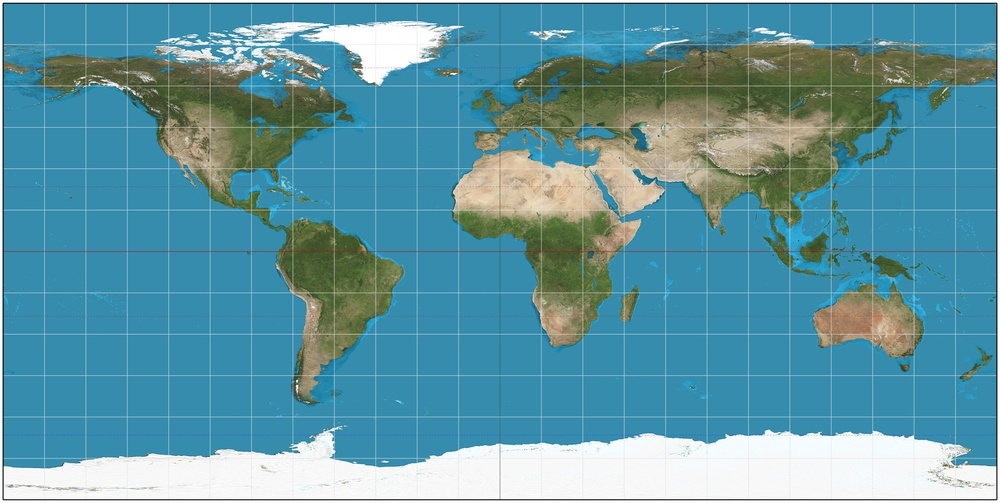
#> input picture RealisticMap.jpg, 1000 x 503 px, shrunk from 2058 x 1036 before the run
$ python SamplePlot.py
#> lines starting #> are read from the running program, lines starting #| are printed output that depends on the picture
import matplotlib.pyplot as plt

if __name__ == '__main__':
    img = plt.imread("RealisticMap.jpg")
#> img is the input picture: shape (503, 1000, 3); mean R, G, B 95.1, 150.3, 163.2
    plt.imshow(img, extent=[-180, 180, -90, 90])
    plt.scatter(0, 0, color='red')
    plt.draw()
    plt.scatter(100, 25, color='red')
    plt.draw()
    plt.show()
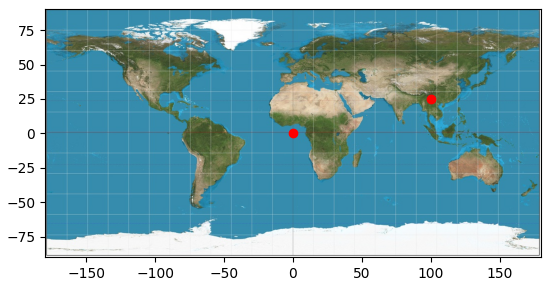
#> figure drawn by matplotlib, 1 panel
